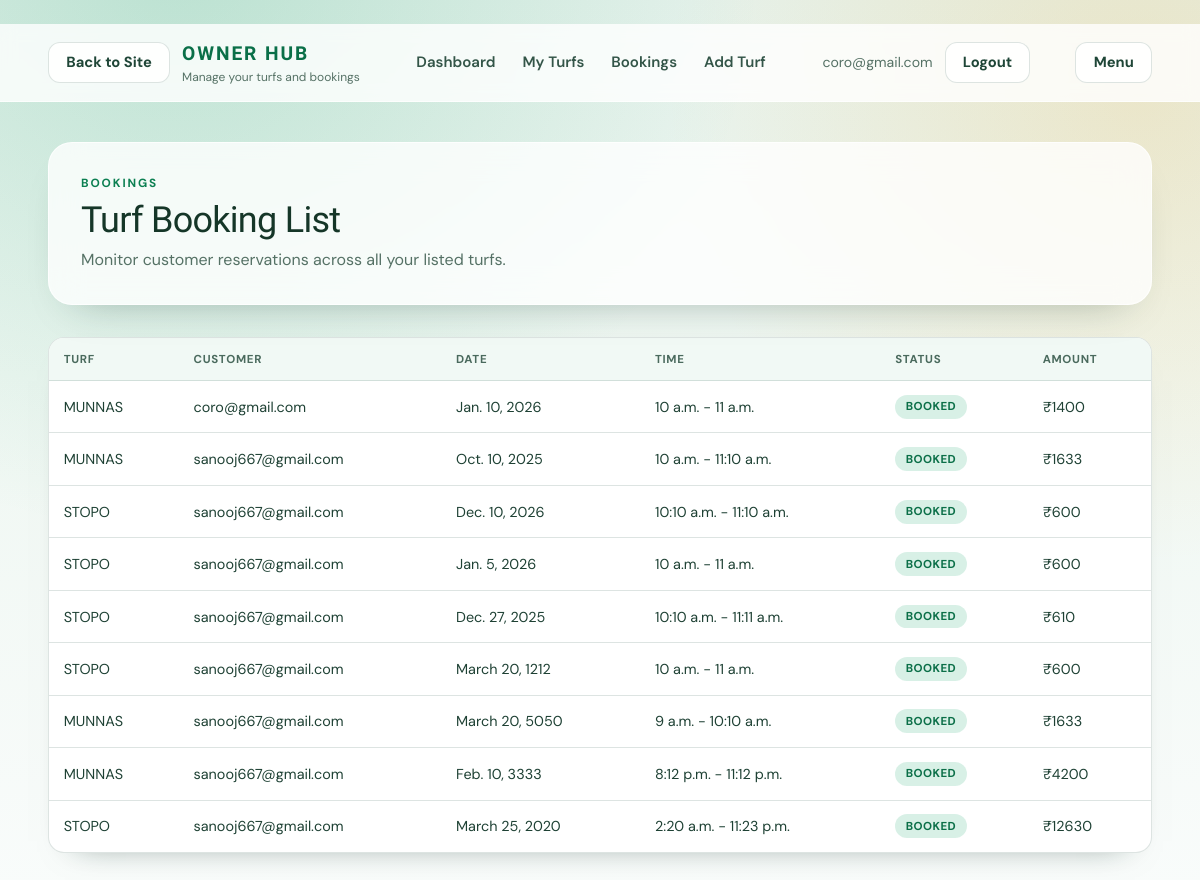
The app's page /owner_bookinglist/ (signed in), older data.
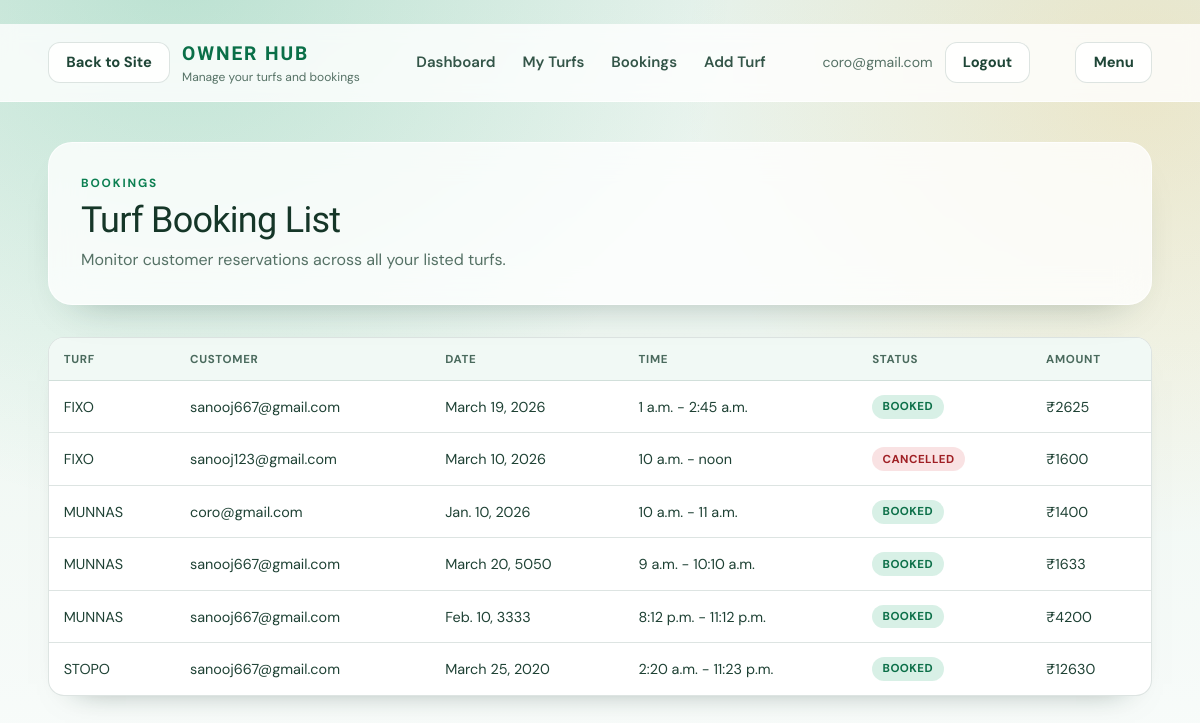
The same page, newer data.
### web/models.py (models this page shows, shortened)
class Booking(models.Model):
    user = models.ForeignKey(User, on_delete=models.CASCADE)
    turf = models.ForeignKey(Turf, on_delete=models.CASCADE)
    booking_date = models.DateField()
    start_time = models.TimeField()
    end_time = models.TimeField()
    totel_price = models.IntegerField()
    status = models.CharField(max_length=20, choices=[("BOOKED", "Booked"),
                                                      ("CANCELLED", "Cancelled"),
                                                      ("COMPLETED", "Completed"),],default="BOOKED")
    created_at = models.DateTimeField(auto_now_add=True)
    class Meta:
        ordering = ["-created_at"]

class Turf(models.Model):
    owner = models.ForeignKey(User,on_delete=models.CASCADE,related_name="turfs")
    category = models.ForeignKey(Sports_Category, on_delete=models.CASCADE)
    name = models.CharField(max_length=255)
    location = models.CharField(max_length=255)
    price = models.IntegerField()
    image = models.ImageField(upload_to='turfs/')
    description = models.CharField(max_length=500)
    class Meta:
        ordering = ['-id']
        verbose_name = "Turf"
        verbose_name_plural = "Turfs"

### user/models.py (models this page shows, shortened)
class User(AbstractUser):
    username = None
    email = models.EmailField(unique=True , max_length=256, error_messages={'unique':'email already exists,'})
    is_customer = models.BooleanField(default=False)
    is_agent = models.BooleanField(default=False)
    is_manager = models.BooleanField(default=False)
    USERNAME_FIELD = 'email'
    REQUIRED_FIELDS = []
    objects = Usermanager()
    class Meta:
        db_table = 'users_user'
        verbose_name = 'User'
        verbose_name_plural = "Users"
        ordering = ['-id']

### web/views.py (the view)
def owner_bookinglist(request):
    if not request.user.is_agent:
        return HttpResponseForbidden("You are not allowed to access this page")
    bookings = Booking.objects.filter(turf__owner = request.user)
    context={
        "bookings" : bookings
    }
    return render(request, 'owner/owner_bookinglist.html' , context=context)

### templates/owner/owner_bookinglist.html
﻿{% extends 'base/web-base.html' %}
{% block container %}
{% include 'includes/owner_dashboard.html' %}
<main class="site-shell py-10 space-y-8">
    <section class="surface-panel p-6 md:p-8 flex flex-col md:flex-row md:items-center md:justify-between gap-4">
        <div>
            <span class="eyebrow">Bookings</span>
            <h1 class="page-title mt-2">Turf Booking List</h1>
            <p class="muted mt-2">Monitor customer reservations across all your listed turfs.</p>
        </div>
    </section>
    {% if bookings %}
    <section class="table-shell">
        <table class="data-table">
            <thead>
                <tr>
                    <th>Turf</th>
                    <th>Customer</th>
                    <th>Date</th>
                    <th>Time</th>
                    <th>Status</th>
                    <th>Amount</th>
                </tr>
            </thead>
            <tbody>
                {% for booking in bookings %}
                <tr>
                    <td>{{ booking.turf.name }}</td>
                    <td>{{ booking.user.email }}</td>
                    <td>{{ booking.booking_date }}</td>
                    <td>{{ booking.start_time }} - {{ booking.end_time }}</td>
                    <td>
                        {% if booking.status == "BOOKED" %}
                        <span class="status-pill status-booked">Booked</span>
                        {% elif booking.status == "CANCELLED" %}
                        <span class="status-pill status-cancelled">Cancelled</span>
                        {% else %}
                        <span class="status-pill status-default">{{ booking.status }}</span>
                        {% endif %}
                    </td>
                    <td>&#8377;{{ booking.totel_price }}</td>
                </tr>
                {% endfor %}
            </tbody>
        </table>
    </section>
    {% else %}
    <section class="empty-state">
        <h2 class="text-lg font-semibold">No bookings yet</h2>
        <p class="muted mt-2">Bookings will appear here once players reserve your turfs.</p>
    </section>
    {% endif %}
</main>
{% endblock %}

Row changes from the older to the newer data that the page shows:
removed Booking: turf.name "MUNNAS", user.email "sanooj667@gmail.com", booking_date "Oct. 10, 2025", start_time "10 a.m.", end_time "11:10 a.m.", status "BOOKED", totel_price "1633"
removed Booking: turf.name "STOPO", user.email "sanooj667@gmail.com", booking_date "Dec. 10, 2026", start_time "10:10 a.m.", end_time "11:10 a.m.", status "BOOKED", totel_price "600"
removed Booking: turf.name "STOPO", user.email "sanooj667@gmail.com", booking_date "Jan. 5, 2026", start_time "10 a.m.", end_time "11 a.m.", status "BOOKED", totel_price "600"
removed Booking: turf.name "STOPO", user.email "sanooj667@gmail.com", booking_date "Dec. 27, 2025", start_time "10:10 a.m.", end_time "11:11 a.m.", status "BOOKED", totel_price "610"
removed Booking: turf.name "STOPO", user.email "sanooj667@gmail.com", booking_date "March 20, 1212", start_time "10 a.m.", end_time "11 a.m.", status "BOOKED", totel_price "600"
added Booking: turf.name "FIXO", user.email "sanooj667@gmail.com", booking_date "March 19, 2026", start_time "1 a.m.", end_time "2:45 a.m.", status "BOOKED", totel_price "2625"
added Booking: turf.name "FIXO", user.email "sanooj123@gmail.com", booking_date "March 10, 2026", start_time "10 a.m.", end_time "noon", status "CANCELLED", totel_price "1600"
